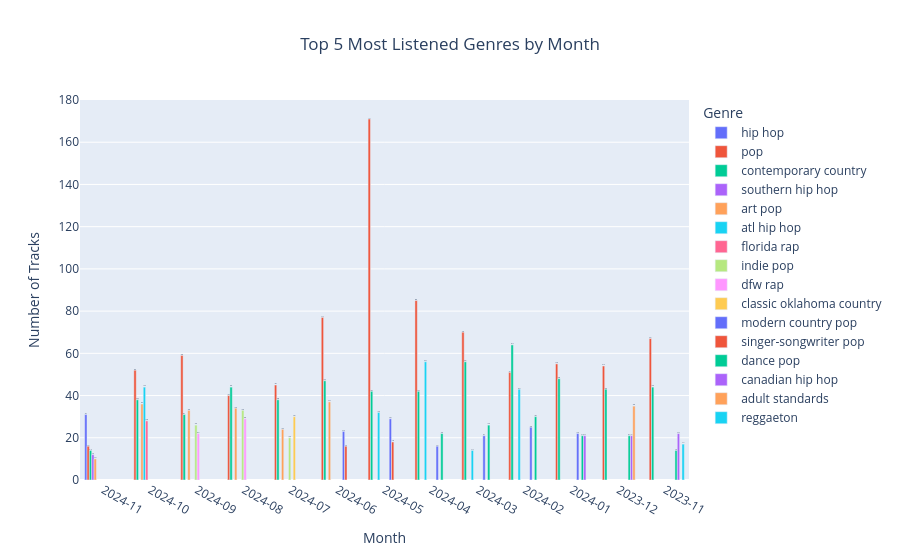

The notebook cell saved with this chart:
### Code cell
fig = px.bar(
    df_top5,
    x='month',
    y='Date',
    color='main_genre',
    text='Date',
    title="Top 5 Most Listened Genres by Month",
    labels={'Date': 'Track Count', 'month': 'Month', 'main_genre': 'Genre', 'rank': 'Rank'},
    hover_data={'main_genre': True, 'Date': True, 'rank': True},
    barmode='group',  # To display bars grouped by month
)

# Update layout for better readability
fig.update_layout(
    xaxis_title="Mes",
    yaxis_title="Número de canciones",
    legend_title="Género",
    title_x=0.5,  # Center the title
    hovermode='x unified',
    xaxis=dict(
        tickformat='%Y-%m',  # Format the x-axis ticks as Year-Month
        type='category',     # Treat x-axis as categorical
    )
)

fig.show()

### Figure 1 — Plotly figure (JSON) as saved in the notebook; plotly's stock layout.template omitted (floating-point values rounded to 4 significant figures)
{"data": [{"alignmentgroup": "True", "customdata": [["hip hop", 1]], "hovertemplate": "Genre=%{customdata[0]}<br>Month=%{x}<br>Track Count=%{text}<br>Rank=%{customdata[1]}<extra></extra>", "legendgroup": "hip hop", "marker": {"color": "#636efa", "pattern": {"shape": ""}}, "name": "hip hop", "offsetgroup": "hip hop", "orientation": "v", "showlegend": true, "text": [31], "textposition": "auto", "type": "bar", "x": ["2024-11"], "xaxis": "x", "y": [31], "yaxis": "y"}, {"alignmentgroup": "True", "customdata": [["pop", 2], ["pop", 1], ["pop", 1], ["pop", 2], ["pop", 1], ["pop", 1], ["pop", 1], ["pop", 1], ["pop", 1], ["pop", 2], ["pop", 1], ["pop", 1], ["pop", 1]], "hovertemplate": "Genre=%{customdata[0]}<br>Month=%{x}<br>Track Count=%{text}<br>Rank=%{customdata[1]}<extra></extra>", "legendgroup": "pop", "marker": {"color": "#EF553B", "pattern": {"shape": ""}}, "name": "pop", "offsetgroup": "pop", "orientation": "v", "showlegend": true, "text": [16, 52, 59, 40, 45, 77, 171, 85, 70, 51, 55, 54, 67], "textposition": "auto", "type": "bar", "x": ["2024-11", "2024-10", "2024-09", "2024-08", "2024-07", "2024-06", "2024-05", "2024-04", "2024-03", "2024-02", "2024-01", "2023-12", "2023-11"], "xaxis": "x", "y": [16, 52, 59, 40, 45, 77, 171, 85, 70, 51, 55, 54, 67], "yaxis": "y"}, {"alignmentgroup": "True", "customdata": [["contemporary country", 3], ["contemporary country", 3], ["contemporary country", 3], ["contemporary country", 1], ["contemporary country", 2], ["contemporary country", 2], ["contemporary country", 2], ["contemporary country", 3], ["contemporary country", 2], ["contemporary country", 1], ["contemporary country", 2], ["contemporary country", 2], ["contemporary country", 2]], "hovertemplate": "Genre=%{customdata[0]}<br>Month=%{x}<br>Track Count=%{text}<br>Rank=%{customdata[1]}<extra></extra>", "legendgroup": "contemporary country", "marker": {"color": "#00cc96", "pattern": {"shape": ""}}, "name": "contemporary country", "offsetgroup": "contemporary country", "orientation": "v", "showlegend": true, "text": [14, 38, 31, 44, 38, 47, 42, 42, 56, 64, 48, 43, 44], "textposition": "auto", "type": "bar", "x": ["2024-11", "2024-10", "2024-09", "2024-08", "2024-07", "2024-06", "2024-05", "2024-04", "2024-03", "2024-02", "2024-01", "2023-12", "2023-11"], "xaxis": "x", "y": [14, 38, 31, 44, 38, 47, 42, 42, 56, 64, 48, 43, 44], "yaxis": "y"}, {"alignmentgroup": "True", "customdata": [["southern hip hop", 4]], "hovertemplate": "Genre=%{customdata[0]}<br>Month=%{x}<br>Track Count=%{text}<br>Rank=%{customdata[1]}<extra></extra>", "legendgroup": "southern hip hop", "marker": {"color": "#ab63fa", "pattern": {"shape": ""}}, "name": "southern hip hop", "offsetgroup": "southern hip hop", "orientation": "v", "showlegend": true, "text": [12], "textposition": "auto", "type": "bar", "x": ["2024-11"], "xaxis": "x", "y": [12], "yaxis": "y"}, {"alignmentgroup": "True", "customdata": [["art pop", 5], ["art pop", 4], ["art pop", 2], ["art pop", 3], ["art pop", 4], ["art pop", 3]], "hovertemplate": "Genre=%{customdata[0]}<br>Month=%{x}<br>Track Count=%{text}<br>Rank=%{customdata[1]}<extra></extra>", "legendgroup": "art pop", "marker": {"color": "#FFA15A", "pattern": {"shape": ""}}, "name": "art pop", "offsetgroup": "art pop", "orientation": "v", "showlegend": true, "text": [10, 36, 33, 34, 24, 37], "textposition": "auto", "type": "bar", "x": ["2024-11", "2024-10", "2024-09", "2024-08", "2024-07", "2024-06"], "xaxis": "x", "y": [10, 36, 33, 34, 24, 37], "yaxis": "y"}, {"alignmentgroup": "True", "customdata": [["atl hip hop", 2], ["atl hip hop", 3], ["atl hip hop", 2], ["atl hip hop", 5], ["atl hip hop", 3]], "hovertemplate": "Genre=%{customdata[0]}<br>Month=%{x}<br>Track Count=%{text}<br>Rank=%{customdata[1]}<extra></extra>", "legendgroup": "atl hip hop", "marker": {"color": "#19d3f3", "pattern": {"shape": ""}}, "name": "atl hip hop", "offsetgroup": "atl hip hop", "orientation": "v", "showlegend": true, "text": [44, 32, 56, 14, 43], "textposition": "auto", "type": "bar", "x": ["2024-10", "2024-05", "2024-04", "2024-03", "2024-02"], "xaxis": "x", "y": [44, 32, 56, 14, 43], "yaxis": "y"}, {"alignmentgroup": "True", "customdata": [["florida rap", 5]], "hovertemplate": "Genre=%{customdata[0]}<br>Month=%{x}<br>Track Count=%{text}<br>Rank=%{customdata[1]}<extra></extra>", "legendgroup": "florida rap", "marker": {"color": "#FF6692", "pattern": {"shape": ""}}, "name": "florida rap", "offsetgroup": "florida rap", "orientation": "v", "showlegend": true, "text": [28], "textposition": "auto", "type": "bar", "x": ["2024-10"], "xaxis": "x", "y": [28], "yaxis": "y"}, {"alignmentgroup": "True", "customdata": [["indie pop", 4], ["indie pop", 4], ["indie pop", 5]], "hovertemplate": "Genre=%{customdata[0]}<br>Month=%{x}<br>Track Count=%{text}<br>Rank=%{customdata[1]}<extra></extra>", "legendgroup": "indie pop", "marker": {"color": "#B6E880", "pattern": {"shape": ""}}, "name": "indie pop", "offsetgroup": "indie pop", "orientation": "v", "showlegend": true, "text": [26, 33, 20], "textposition": "auto", "type": "bar", "x": ["2024-09", "2024-08", "2024-07"], "xaxis": "x", "y": [26, 33, 20], "yaxis": "y"}, {"alignmentgroup": "True", "customdata": [["dfw rap", 5], ["dfw rap", 5]], "hovertemplate": "Genre=%{customdata[0]}<br>Month=%{x}<br>Track Count=%{text}<br>Rank=%{customdata[1]}<extra></extra>", "legendgroup": "dfw rap", "marker": {"color": "#FF97FF", "pattern": {"shape": ""}}, "name": "dfw rap", "offsetgroup": "dfw rap", "orientation": "v", "showlegend": true, "text": [22, 29], "textposition": "auto", "type": "bar", "x": ["2024-09", "2024-08"], "xaxis": "x", "y": [22, 29], "yaxis": "y"}, {"alignmentgroup": "True", "customdata": [["classic oklahoma country", 3]], "hovertemplate": "Genre=%{customdata[0]}<br>Month=%{x}<br>Track Count=%{text}<br>Rank=%{customdata[1]}<extra></extra>", "legendgroup": "classic oklahoma country", "marker": {"color": "#FECB52", "pattern": {"shape": ""}}, "name": "classic oklahoma country", "offsetgroup": "classic oklahoma country", "orientation": "v", "showlegend": true, "text": [30], "textposition": "auto", "type": "bar", "x": ["2024-07"], "xaxis": "x", "y": [30], "yaxis": "y"}, {"alignmentgroup": "True", "customdata": [["modern country pop", 4], ["modern country pop", 4], ["modern country pop", 5], ["modern country pop", 4], ["modern country pop", 5], ["modern country pop", 3]], "hovertemplate": "Genre=%{customdata[0]}<br>Month=%{x}<br>Track Count=%{text}<br>Rank=%{customdata[1]}<extra></extra>", "legendgroup": "modern country pop", "marker": {"color": "#636efa", "pattern": {"shape": ""}}, "name": "modern country pop", "offsetgroup": "modern country pop", "orientation": "v", "showlegend": true, "text": [23, 29, 16, 21, 25, 22], "textposition": "auto", "type": "bar", "x": ["2024-06", "2024-05", "2024-04", "2024-03", "2024-02", "2024-01"], "xaxis": "x", "y": [23, 29, 16, 21, 25, 22], "yaxis": "y"}, {"alignmentgroup": "True", "customdata": [["singer-songwriter pop", 5], ["singer-songwriter pop", 5]], "hovertemplate": "Genre=%{customdata[0]}<br>Month=%{x}<br>Track Count=%{text}<br>Rank=%{customdata[1]}<extra></extra>", "legendgroup": "singer-songwriter pop", "marker": {"color": "#EF553B", "pattern": {"shape": ""}}, "name": "singer-songwriter pop", "offsetgroup": "singer-songwriter pop", "orientation": "v", "showlegend": true, "text": [16, 18], "textposition": "auto", "type": "bar", "x": ["2024-06", "2024-05"], "xaxis": "x", "y": [16, 18], "yaxis": "y"}, {"alignmentgroup": "True", "customdata": [["dance pop", 4], ["dance pop", 3], ["dance pop", 4], ["dance pop", 5], ["dance pop", 5], ["dance pop", 5]], "hovertemplate": "Genre=%{customdata[0]}<br>Month=%{x}<br>Track Count=%{text}<br>Rank=%{customdata[1]}<extra></extra>", "legendgroup": "dance pop", "marker": {"color": "#00cc96", "pattern": {"shape": ""}}, "name": "dance pop", "offsetgroup": "dance pop", "orientation": "v", "showlegend": true, "text": [22, 26, 30, 21, 21, 14], "textposition": "auto", "type": "bar", "x": ["2024-04", "2024-03", "2024-02", "2024-01", "2023-12", "2023-11"], "xaxis": "x", "y": [22, 26, 30, 21, 21, 14], "yaxis": "y"}, {"alignmentgroup": "True", "customdata": [["canadian hip hop", 4], ["canadian hip hop", 4], ["canadian hip hop", 3]], "hovertemplate": "Genre=%{customdata[0]}<br>Month=%{x}<br>Track Count=%{text}<br>Rank=%{customdata[1]}<extra></extra>", "legendgroup": "canadian hip hop", "marker": {"color": "#ab63fa", "pattern": {"shape": ""}}, "name": "canadian hip hop", "offsetgroup": "canadian hip hop", "orientation": "v", "showlegend": true, "text": [21, 21, 22], "textposition": "auto", "type": "bar", "x": ["2024-01", "2023-12", "2023-11"], "xaxis": "x", "y": [21, 21, 22], "yaxis": "y"}, {"alignmentgroup": "True", "customdata": [["adult standards", 3]], "hovertemplate": "Genre=%{customdata[0]}<br>Month=%{x}<br>Track Count=%{text}<br>Rank=%{customdata[1]}<extra></extra>", "legendgroup": "adult standards", "marker": {"color": "#FFA15A", "pattern": {"shape": ""}}, "name": "adult standards", "offsetgroup": "adult standards", "orientation": "v", "showlegend": true, "text": [35], "textposition": "auto", "type": "bar", "x": ["2023-12"], "xaxis": "x", "y": [35], "yaxis": "y"}, {"alignmentgroup": "True", "customdata": [["reggaeton", 4]], "hovertemplate": "Genre=%{customdata[0]}<br>Month=%{x}<br>Track Count=%{text}<br>Rank=%{customdata[1]}<extra></extra>", "legendgroup": "reggaeton", "marker": {"color": "#19d3f3", "pattern": {"shape": ""}}, "name": "reggaeton", "offsetgroup": "reggaeton", "orientation": "v", "showlegend": true, "text": [17], "textposition": "auto", "type": "bar", "x": ["2023-11"], "xaxis": "x", "y": [17], "yaxis": "y"}], "layout": {"barmode": "group", "hovermode": "x unified", "legend": {"title": {"text": "Genre"}, "tracegroupgap": 0}, "title": {"text": "Top 5 Most Listened Genres by Month", "x": 0.5}, "xaxis": {"anchor": "y", "domain": [0, 1], "tickformat": "%Y-%m", "title": {"text": "Month"}, "type": "category"}, "yaxis": {"anchor": "x", "domain": [0, 1], "title": {"text": "Number of Tracks"}}}}
